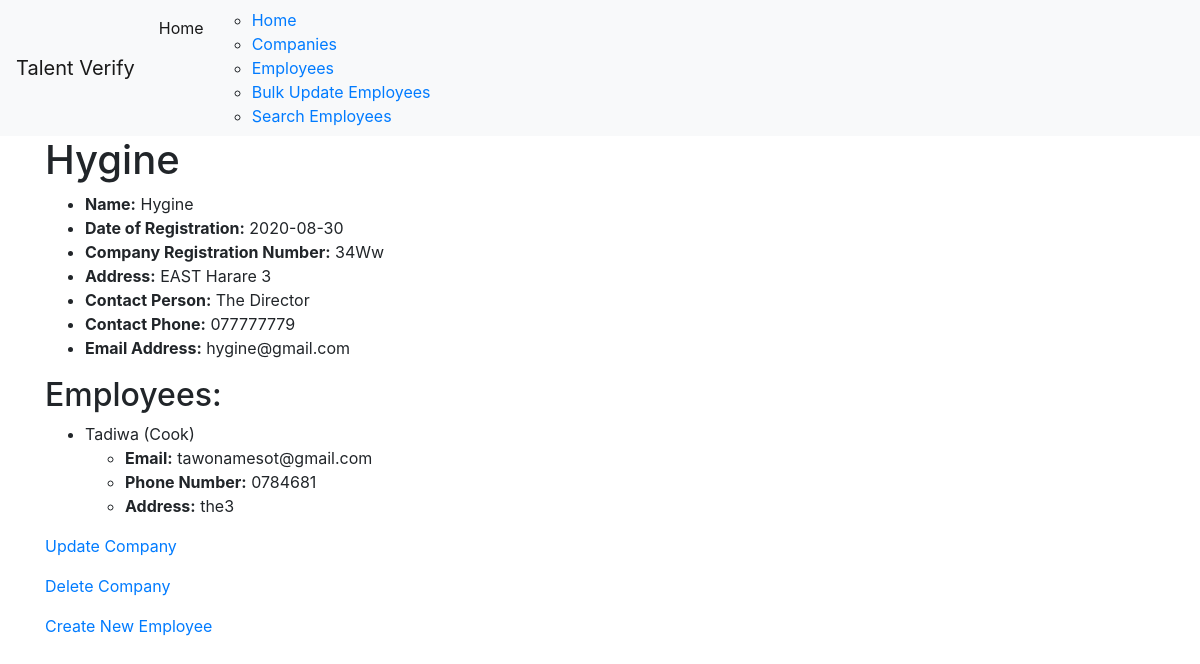
The page /company/companies/4/ on the database its author committed.
### company/models.py (models this page shows, shortened)
class Company(models.Model):
    name = models.CharField(max_length=255)
    date_of_registration = models.DateField()
    company_registration_number = models.CharField(max_length=255)
    address = models.TextField()
    contact_person = models.CharField(max_length=255)
    contact_phone = models.CharField(max_length=20)
    email_address = models.EmailField()
    employees = models.ManyToManyField('employees.Employee', related_name='company_employees')

### employees/models.py (models this page shows, shortened)
class Employee(models.Model):
    name = models.CharField(max_length=255)
    email = models.EmailField(unique=True)
    phone_number = models.CharField(max_length=20, blank=True, null=True)
    address = models.TextField(blank=True, null=True)
    department = models.CharField(max_length=255)
    job_title = models.CharField(max_length=255)
    hire_date = models.DateField()
    company = models.ForeignKey(Company, on_delete=models.CASCADE, related_name='company_employees')
    date_of_birth = models.DateField(blank=True, null=True)
    gender = models.CharField(max_length=10, choices=[('Male', 'Male'), ('Female', 'Female'), ('Other', 'Other')], blank=True, null=True)
    emergency_contact_name = models.CharField(max_length=255, blank=True, null=True)
    emergency_contact_phone = models.CharField(max_length=20, blank=True, null=True)
    emergency_contact_relationship = models.CharField(max_length=255, blank=True, null=True)

### company/views.py (the view)
# urls.py: path('companies/<int:pk>/', views.company_detail, name='company_detail'),
def company_detail(request, pk):
    company = Company.objects.get(pk=pk)
    company_employees = company.company_employees.all()  # Get all employees for this company
    return render(request, 'company/company_detail.html', {'company': company, 'company_employees': company_employees})

### company/templates/company/company_detail.html (shortened to what this page needs)
{% extends 'base.html' %}
{% block content %}
  <h1>{{ company.name }}</h1>
  <ul>
    <li><strong>Name:</strong> {{ company.name }}</li>
    <li><strong>Date of Registration:</strong> {{ company.date_of_registration|date:"Y-m-d" }}</li>
    <li><strong>Company Registration Number:</strong> {{ company.company_registration_number }}</li>
    <li><strong>Address:</strong> {{ company.address }}</li>
    <li><strong>Contact Person:</strong> {{ company.contact_person }}</li>
    <li><strong>Contact Phone:</strong> {{ company.contact_phone }}</li>
    <li><strong>Email Address:</strong> {{ company.email_address }}</li>
  </ul>
  <h2>Employees:</h2>
  <ul>
    {% for employee in company_employees %}
      <li>
        {{ employee.name }} ({{ employee.job_title }})
        <ul>
          <li><strong>Email:</strong> {{ employee.email }}</li>
          <li><strong>Phone Number:</strong> {{ employee.phone_number }}</li>
          <li><strong>Address:</strong> {{ employee.address }}</li>
        </ul>
      </li>
    {% empty %}
      <li>No employees found for this company.</li>
    {% endfor %}
  </ul>
  <p><a href="{% url 'update_company' company.pk %}">Update Company</a></p>
  <p><a href="{% url 'delete_company' company.pk %}">Delete Company</a></p>
  <p><a href="{% url 'create_employee' company.pk %}">Create New Employee</a></p>
{% endblock %}

### templates/base.html (shortened to what this page needs)
<!DOCTYPE html>
<html>
<head>
    <link rel="stylesheet" href="https://maxcdn.bootstrapcdn.com/bootstrap/4.0.0/css/bootstrap.min.css">
</head>
<body>
    <nav class="navbar navbar-expand-lg navbar-light bg-light">
        <a class="navbar-brand" href="#">Talent Verify</a>
        <div class="collapse navbar-collapse" id="navbarSupportedContent">
            <ul class="navbar-nav mr-auto">
                <li class="nav-item active">
                    <a class="nav-link" href="#">Home <span class="sr-only">(current)</span></a>
                </li>
                <nav>
                    <ul>
                        <li><a href="{% url 'home' %}">Home</a></li>
                        <li><a href="{% url 'company_list' %}">Companies</a></li>
                        <li><a href="{% url 'employee_list' %}">Employees</a></li>
                        <li><a href="{% url 'bulk_update' %}">Bulk Update Employees</a></li>
                        <li><a href="{% url 'employee_search' %}">Search Employees</a></li>
                    </ul>
                </nav>
            </ul>
        </div>
    </nav>
    <div class="container">
        {% block content %}{% endblock %}
    </div>
</body>
</html>

### rows shown on the page
Company: name "Hygine", date_of_registration "2020-08-30", company_registration_number "34Ww", address "EAST Harare 3", contact_person "The Director", contact_phone "077777779", email_address "hygine@gmail.com"
Employee: name "Tadiwa", job_title "Cook", email "tawonamesot@gmail.com", phone_number "0784681", address "the3"
